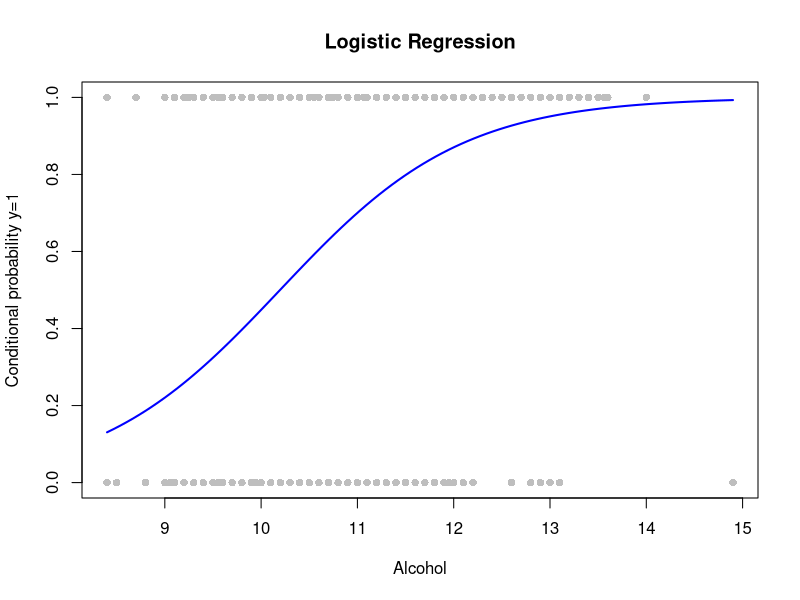
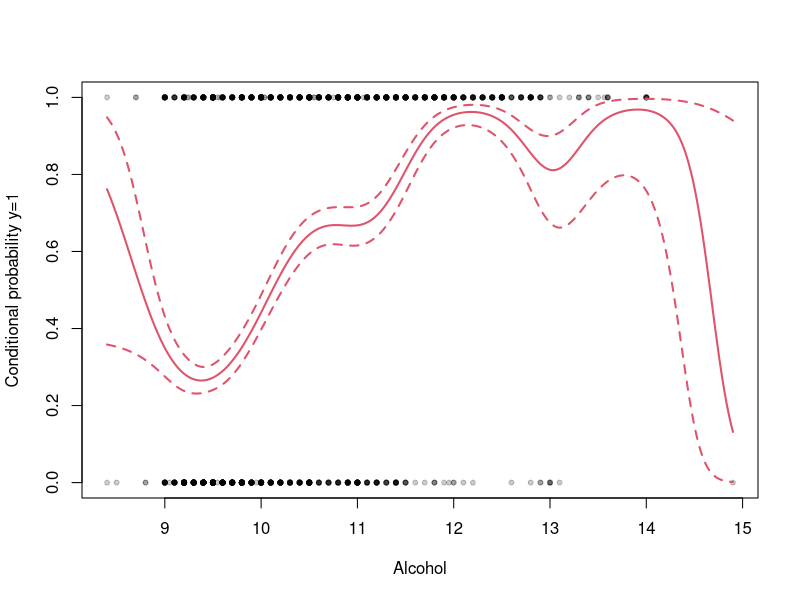

Recreate these plots in R, in order.
library(mgcv)


# Read data
data <- read.csv("assignment_4_5/red_wine.csv")
attach(data)

# Question 1 - parametric logistic regression
x <- alcohol
y <- quality
est_par <- gam(y~x,family = binomial)

# Make predictions and plot
x_grid <- seq(min(x), max(x), length.out = 100)
pred <- predict(est_par, newdata = data.frame(x = x_grid), type = "response")
plot(x, y, pch = 16, col = "gray", main = "Logistic Regression", xlab = "Alcohol", ylab = "Conditional probability y=1")
lines(x_grid, pred, col = "blue", lwd = 2)

# Question 2 - non-parametric logistic regression
est_s <- gam(y ~ s(x), family = binomial)

# Predicting on the grid
xval <- data.frame("x" = seq(min(x), max(x), length.out = 500))
pred <- predict(est_s, xval, se.fit = TRUE)

# Extract predicted log-odds and compute 95% confidence intervals
pred_val <- pred$fit
pred_up <- pred_val + qnorm(0.95) * pred$se.fit
pred_lo <- pred_val + qnorm(0.05) * pred$se.fit

# Logistic transformation to get probabilities from log-odds
prob_fit <- exp(pred_val) / (1 + exp(pred_val))
prob_up  <- exp(pred_up)  / (1 + exp(pred_up))
prob_lo  <- exp(pred_lo)  / (1 + exp(pred_lo))

plot(x, y, ylab = "Conditional probability y=1", xlab = "Alcohol", pch = 20, col = rgb(0,0,0,0.2))
points(xval$x, prob_fit, type = "l", col = 2, lwd = 2)
points(xval$x, prob_up,  type = "l", col = 2, lwd = 2, lty = 2)
points(xval$x, prob_lo,  type = "l", col = 2, lwd = 2, lty = 2)

# Question 3 - point prediction
pred_point <- predict(est_s, newdata = data.frame(x = 9.5), se.fit = TRUE)

# Extract predicted log-odds and compute 95% confidence intervals
pred_point_fit <- pred_point$fit
pred_point_se  <- pred_point$se.fit

pred_point_up <- pred_point_fit + qnorm(0.95) * pred_point_se
pred_point_lo <- pred_point_fit + qnorm(0.05) * pred_point_se

# Logistic transformation to get probabilities from log-odds
prob_point_fit <- exp(pred_point_fit) / (1 + exp(pred_point_fit))
prob_point_up  <- exp(pred_point_up)  / (1 + exp(pred_point_up))
prob_point_lo  <- exp(pred_point_lo)  / (1 + exp(pred_point_lo))
